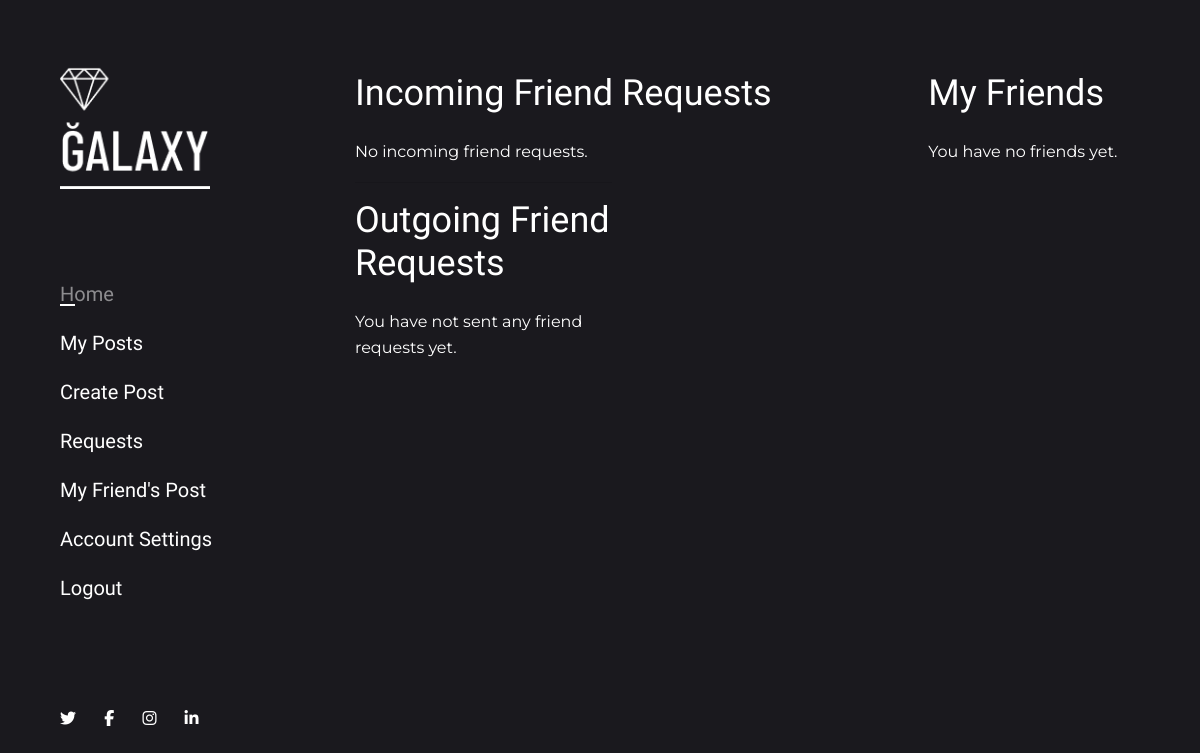
/friendship/incoming-requests (signed in), run on an earlier commit of the app's database.
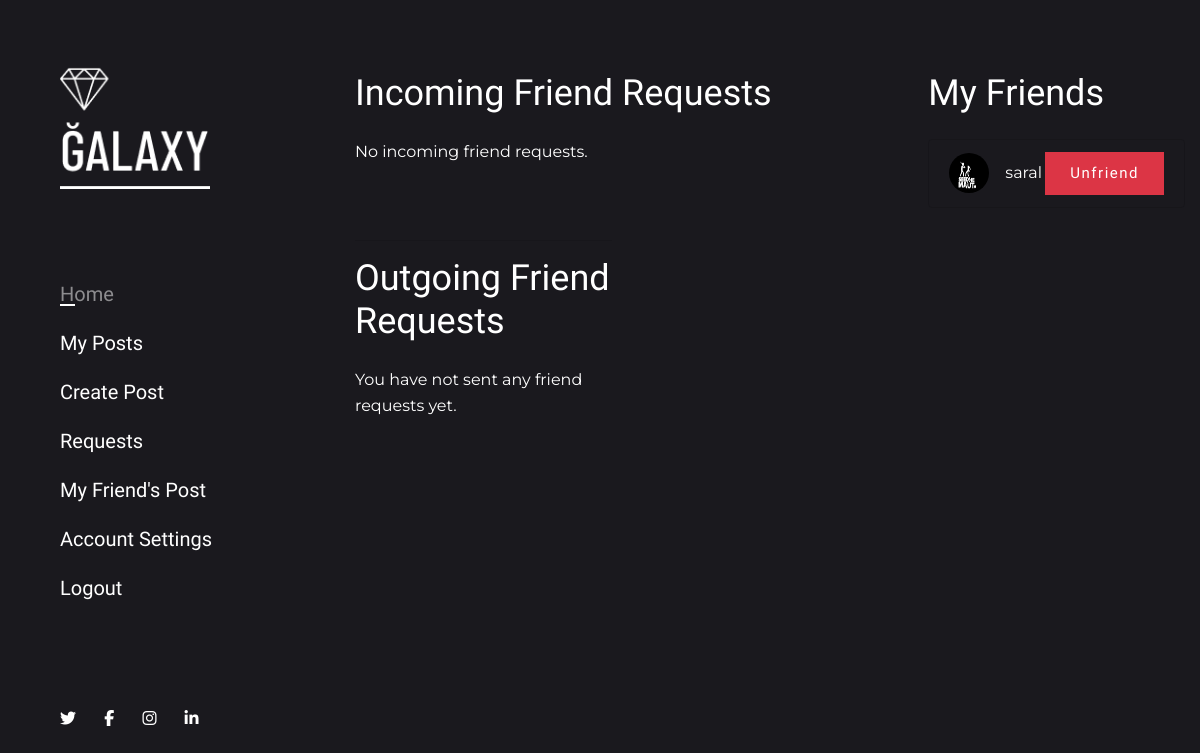
And on a later commit of the database.
### friendship/models.py (models this page shows, shortened)
class Friendship(models.Model):
    STATUS_CHOICES = [
        ('Pending', 'Pending'),
        ('Accepted', 'Accepted'),
        ('Rejected', 'Rejected'),
    ]
    user_from = models.ForeignKey(User, related_name='friendships_created', on_delete=models.CASCADE)
    user_to = models.ForeignKey(User, related_name='friendships_received', on_delete=models.CASCADE)
    created_at = models.DateTimeField(auto_now_add=True)
    status = models.CharField(max_length=10, choices=STATUS_CHOICES, default='Pending')
    class Meta:
        unique_together = ('user_from', 'user_to')

### core/models.py (models this page shows, shortened)
class Profile(models.Model):
    user = models.OneToOneField(User , on_delete=models.CASCADE)
    id_user = models.IntegerField()
    bio = models.CharField(max_length=100 , blank=True)
    profile_img = models.ImageField(upload_to='profile' , default='default.jpeg')
    location = models.CharField(max_length=50 , blank=True)

### friendship/views.py (the view)
# urls.py: path('incoming-requests' , views.incoming_requests , name='incoming-requests'),
def incoming_requests(request):
    all_requests = Friendship.objects.filter(user_to = request.user , status = 'Pending')
    outgoing_requests = Friendship.objects.filter(user_from = request.user , status = 'Pending')
    my_friends = Friendship.objects.filter(
        (Q(user_from=request.user) | Q(user_to=request.user)),
        status='Accepted'
    )
    context ={
        'all_requests': all_requests,
        'my_friends': my_friends,
        'outgoing_requests': outgoing_requests,
    }
    return render(request , 'friendship/incoming-requests.html', context)

### templates/friendship/incoming-requests.html (shortened to what the changed rows need)
{% extends 'base.html' %}
{% load static %}
{% block content %}
<section class="d-flex">
    <div class="main-content w-100">
        <div class="container pt-4 mt-5">
            <div class="row justify-content-between">
                <div class="col-lg-7">
                    <h2 class="text-white mb-4">Incoming Friend Requests</h2>
                </div>
                <div class="col-lg-4">
                    <h2 class="text-white mb-4">My Friends</h2>
                    {% if my_friends %}
                        <ul class="list-group">
                            {% for friend in my_friends %}
                                <li class="list-group-item bg-transparent text-white d-flex justify-content-between align-items-center mb-3">
                                    <div class="d-flex align-items-center">
                                        {% if friend.user_from == request.user %}
                                            <img src="{{ friend.user_to.profile.profile_img.url }}" class="rounded-circle mr-3" width="40" height="40">
                                            <span>{{ friend.user_to.username }}</span>
                                        {% else %}
                                            <img src="{{ friend.user_from.profile.profile_img.url }}" class="rounded-circle mr-3" width="40" height="40">
                                            <span>{{ friend.user_from.username }}</span>
                                        {% endif %}
                                    </div>
                                    {% if friend.user_from == request.user %}
                                    <a href="{% url 'remove-friend' friend.user_to.id %}" class="btn btn-danger btn-sm">Unfriend</a>
                                    {% else %}
                                    <a href="{% url 'remove-friend' friend.user_from.id %}" class="btn btn-danger btn-sm">Unfriend</a>
                                    {% endif %}
                                </li>
                            {% endfor %}
                        </ul>
                    {% else %}
                        <p class="text-white">You have no friends yet.</p>
                    {% endif %}
                </div>
                <div class="col-lg-4">
                    <h2 class="text-white mb-4">Outgoing Friend Requests</h2>
                </div>
            </div>
        </div>
    </div>
</section>
{% endblock content %}

What changed in the data, as far as the page shows it:
added Friendship: user_from.profile.profile_img (picture), user_from.username "saral", shows "Unfriend"
Also different on the page:
text no longer shown: "You have no friends yet."
